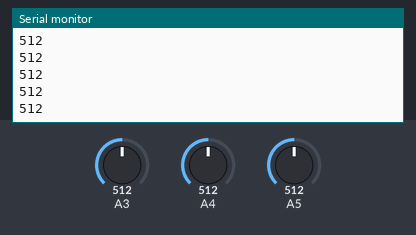
Bench run of a sketch on a simulated Arduino Uno, built with avr-gcc and run on an emulated ATmega328P. Shown: the last lines printed to the serial monitor. The test bench sets the inputs (shaded band); at power-on: A4 = 512, A3 = 512, A5 = 512.

Above: at 1.2 s.
1.3 s: A4 set to 716
At 1.31 s:
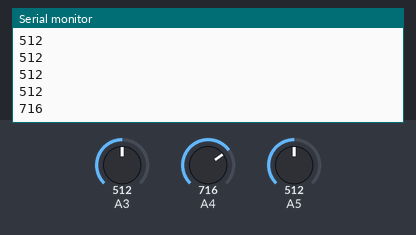
2.8 s: A4 set to 900
At 2.82 s:
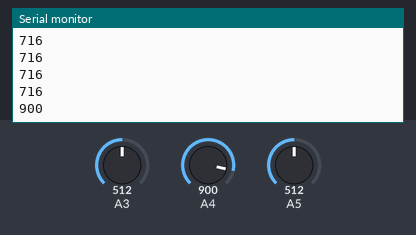
Timing chart, 0 to 5.8 s (numbered marks = the images above; inputs shaded):
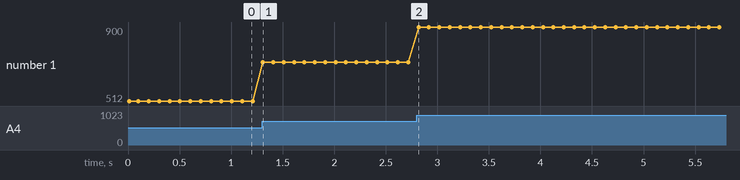

Measured:
- after the input at 1.3 s, the serial monitor: prints a new line at once (image 1)
- after the input at 2.8 s, the serial monitor: prints a new line at once (image 2)
- plotted number 1: 512 → 716 after the input at 1.3 s, 716 → 900 after the input at 2.8 s

The sketch:

OP704_Test.ino
```cpp
/* OP704 Test
See website: https://forum.arduino.cc/t/opb704/286564/4
Use the circuit diagram in website;
1k for the IR LED pull down resistor.
10k  for the pull down resistor on the LDR.

Signal connected to A0 for testing purposes,
probs will go through comparator and provide a digital signal
on the final circuit board.
*/

int opto0 = 0;
int opto1 = 0;
int opto2 = 0;
int opto3 = 0;
int state = 0;
int threshold = 23;

void setup() {
  pinMode(A0, INPUT);
  pinMode(A1, INPUT);
  pinMode(A2, INPUT);
  pinMode(A3, INPUT);
  pinMode(A4, INPUT);
  pinMode(A5, INPUT);
  Serial.begin(9600);
  Serial.println("OP704 Test");

}

void loop() {
  // put your main code here, to run repeatedly:
  int opto0 = analogRead(A4);
  int opto1 = analogRead(A3);
  int opto2 = analogRead(A4);
  int opto3 = analogRead(A5);

  Serial.println(opto2);
//  Serial.print('\t');
//  Serial.print(opto1);
//  Serial.print('\t');
//  Serial.print(opto2);
//  Serial.print('\t');
//  Serial.println(opto3);
  //Serial.println(opto2);

  delay(100);
}
```
